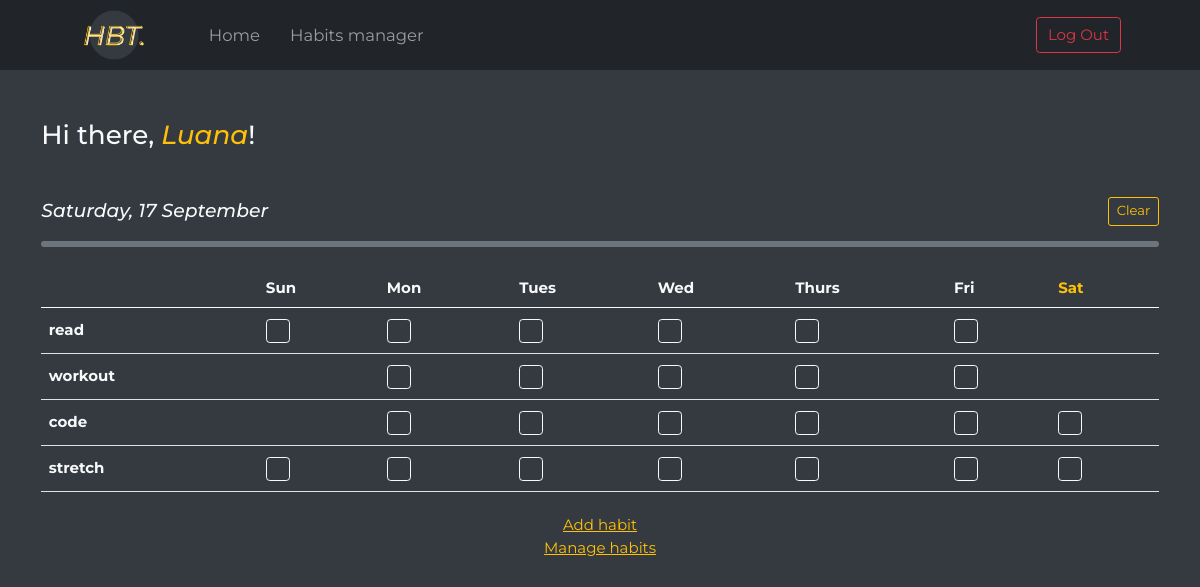
Screenshot of / (signed in) with the database file from the repository.
### app.py (models this page shows, shortened)
class User(db.Model):
    id = db.Column(db.Integer, primary_key=True)
    username = db.Column(db.String(100), nullable=False)
    name = db.Column(db.String(200), nullable=False)
    hash = db.Column(db.String(100), nullable=False)

class Habit(db.Model):
    id = db.Column(db.Integer, primary_key=True)
    description = db.Column(db.String(100), nullable=False)
    frequency = db.Column(db.String(14), nullable=False)
    user_id = db.Column(db.Integer, db.ForeignKey('user.id'), nullable=False)

### app.py (the view, shortened to what this page needs)
@app.route("/", methods=["GET", "POST"])
def index():
    if session.get("user_id") is None:
        return redirect("/login")
    name = User.query.filter_by(id=session["user_id"]).first().name
    habits = habit_table(Habit.query.filter_by(
        user_id=session["user_id"]).all())
    formated_date = date.today().strftime("%A, %-d %B")
    checks = checkboxes(Checkbox.query.filter_by(user_id=session["user_id"]).all())
    return render_template('index.html', name=name, days=days, habits=habits, date=formated_date, checks=checks)

### app.py (called while the page is built)
@app.after_request
def after_request(response):
    response.headers["Cache-Control"] = "no-cache, no-store, must-revalidate"
    response.headers["Expires"] = 0
    response.headers["Pragma"] = "no-cache"
    return response

def habit_table(habits):
    return [
        {
            "id": habit.id,
            "name": habit.description,
            "frequency": [int(day) for day in habit.frequency.split()]
        } for habit in habits
    ]

def checkboxes(checks):
    return {check.id: check.value for check in checks}

### templates/index.html (shortened to what this page needs)
{% extends "base.html" %}
{% block main %}
<main class="d-flex flex-column align-items-center justify-content-center">
    <div class="container h-100">
        <h3 class="text-light p-0 mb-5">Hi there, <em class="text-warning h3">{{ name }}</em>!</h3>
        <div class="d-flex justify-content-between align-items-center my-3">
            <em class="text-light m-0 h5">{{ date }}</em>
            <button id="clear" type="button" class="btn btn-outline-warning btn-sm" title="clear all checked habits">Clear</button>
        </div>
        <div class="progress" style="height: .4rem; background-color: var(--bs-gray);">
        </div>
        {% if habits %}
        <table class="table text-light my-4">
            <thead>
                <tr>
                    <th></th>
                    {% for day in days %}
                    <th id={{ day }} scope="col">{{ days[day] }}</th>
                    {% endfor %}
                </tr>
            </thead>
            <tbody>
                {% for habit in habits %}
                <tr style="line-height: 2rem;">
                    <th scope="row">{{ habit.name }}</th>
                    {% for day in days %}
                    <td>
                        {% if day in habit.frequency %}
                        {% set id = [day, habit.id] | join(' ') %}
                        <input type="checkbox" class="form-check-input border-light bg-transparent" style="height: 1.6rem; width: 1.6rem;" id="{{ id }}" {{ checks[id] }}>
                        {% endif %}
                    </td>
                    {% endfor %}
                </tr>
                {% endfor %}
            </tbody>
        </table>
    </div>
    {% else %}
</div>
    <em class="h5 m-5" style="color: var(--bs-gray);">There is no habits yet...</em>
    {% endif %}
    <a class="text-warning" href="/new-habit">Add habit</a>
    <a class="text-warning" href="/habits">Manage habits</a>
</main>
{% endblock %}

### static/styles.css (style rules this page uses)
:root { --bs-blue: #0d6efd; --bs-indigo: #6610f2; --bs-purple: #6f42c1; --bs-pink: #d63384; --bs-red: #dc3545; --bs-orange: #fd7e14; --bs-yellow: #ffc107; --bs-green: #198754; --bs-teal: #20c997; --bs-cyan: #0dcaf0; --bs-white: #fff; --bs-gray: #6c757d; --bs-gray-dark: #343a40; --bs-primary: #0d6efd; --bs-secondary: #6c757d; --bs-success: #198754; --bs-info: #0dcaf0; --bs-warning: #ffc107; --bs-danger: #dc3545; --bs-light: #f8f9fa; --bs-dark: #212529; --bs-font-sans-serif: system-ui, -apple-system, "Segoe UI", Roboto, "Helvetica Neue", Arial, "Noto Sans", "Liberation Sans", sans-serif, "Apple Color Emoji", "Segoe UI Emoji", "Segoe UI Symbol", "Noto Color Emoji"; --bs-font-monospace: SFMono-Regular, Menlo, Monaco, Consolas, "Liberation Mono", "Courier New", monospace; --bs-gradient: linear-gradient(180deg, rgba(255, 255, 255, 0.15), rgba(255, 255, 255, 0)); }
* { margin: 0; padding: 0; font-family: 'Montserrat', sans-serif; font-size: 15px; }
html { background-color: var(--bs-gray-dark); }
body { overflow: scroll; -ms-overflow-style: none; scrollbar-width: none; }
main { background-color: var(--bs-gray-dark); padding-top: 8rem; }

### rows the page displays
User: name "Luana"
Habit: name "read"
Habit: name "workout"
Habit: name "code"
Habit: name "stretch"

### other values shown
{{ days[day] }} "Sun" "Mon" "Tues" "Wed" "Thurs" "Fri" "Sat"
